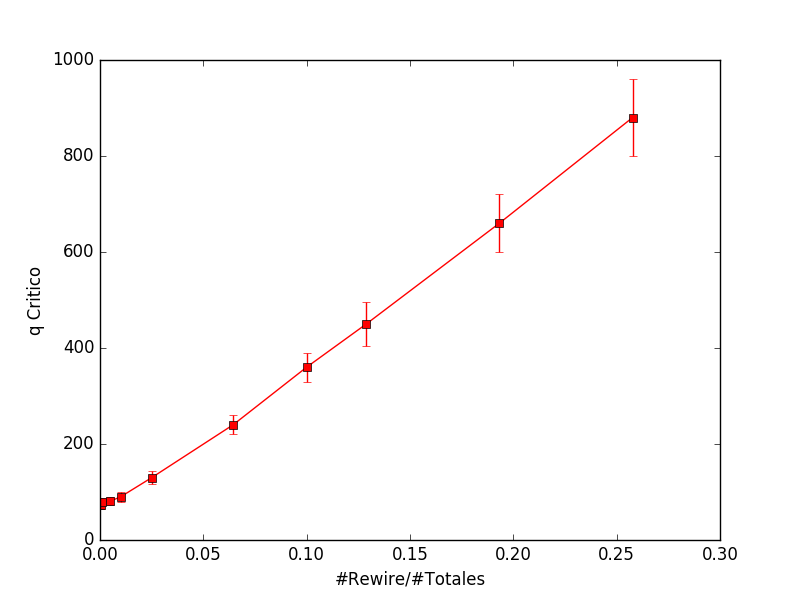

Write the Python code that produced this figure.
import numpy as np
import matplotlib.pyplot as plt
import os

cwd = os.getcwd()+'/nEdgeRew_'

nEdgeList = [0,1,5,10,49,97,243,625,970,1250,1875,2500]
edgeTot = 9702
qCrit = []
qError = []

for n in nEdgeList:
	path = cwd+str(n)
	q = np.array([])
	var = np.array([])
	Smax = np.array([])
	listDir = os.listdir(path)
	aux = np.loadtxt(path+'/run.log',unpack=True)
	qError.append(aux[2])
	for files in listDir:
		if files.endswith(".txt") and files != "qlc.txt":
			filePath = path+'/'+files
			f = open(filePath,'r')
			f.readline()
			aux = f.readline()
			aux = aux.split(" ")
			n = int(aux[1])
			q = np.append(q, int(aux[3]))
			f.close()

			data = np.loadtxt(filePath,unpack=True)

			data = data[0] / n**2

			mu = np.sum(data)/np.size(data)

			Smax = np.append(Smax, mu)

			sigma2= np.sum(data*data)/np.size(data) - mu**2

			var = np.append(var, np.sqrt(sigma2))
		
	qMin = int(q[np.where(var == np.max(var))])
	qCrit.append(qMin)

x = np.array(nEdgeList)/float(edgeTot)
np.savetxt("qCritData_2dos.txt", [x,qCrit, qError], fmt = '%.8f', header='#Rewire/#Total qCrit qCritError')

ax=plt.axes()
ax.errorbar(x,qCrit, yerr=qError, marker='s', color='r')
ax.set_xlabel('#Rewire/#Totales')
ax.set_ylabel('q Critico')
plt.savefig('qCrit.png')
plt.show()
